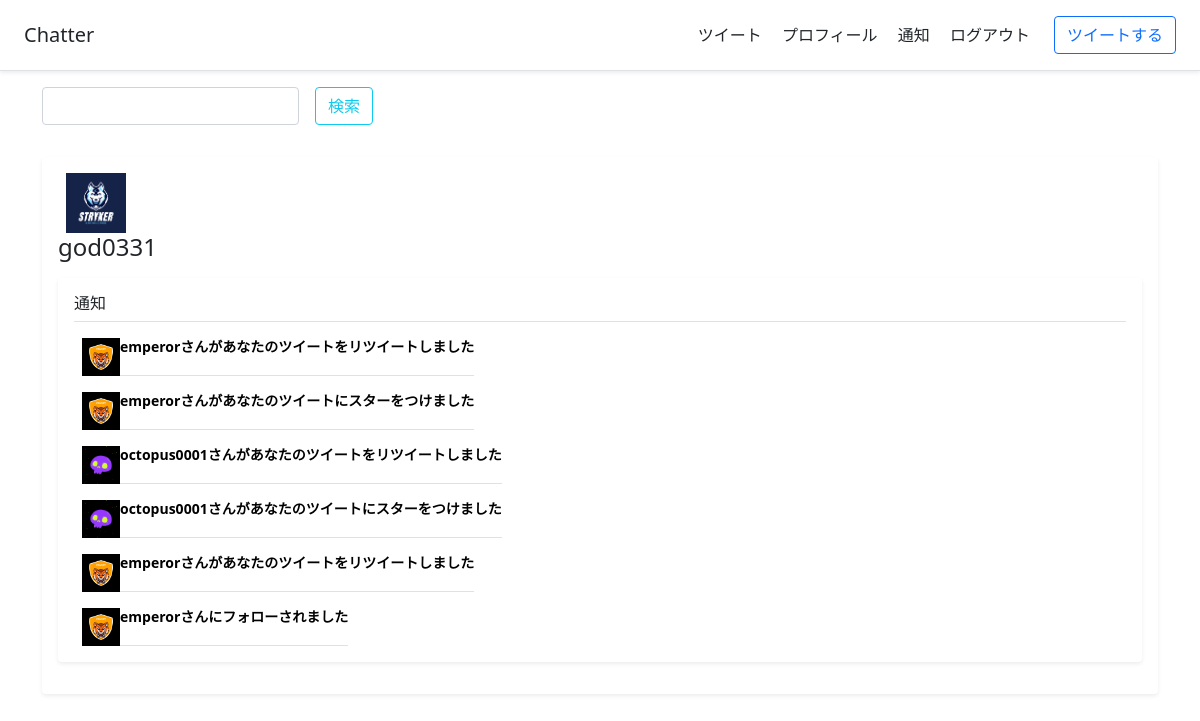
Page /notification/ (signed in) on the committed database.
### chatterapp/models.py (models this page shows)
class UserModel(AbstractUser):
    class Meta:
        db_table = "UserModel"
    self_introduction = models.TextField(default="")
    profile_image = models.ImageField(upload_to="", default="anonymous.png")
    registration = models.IntegerField(default=0)

class RetweetNotificationModel(models.Model):
    class Meta:
        db_table = "RetweetNotificationModel"
    user = models.ForeignKey(UserModel, on_delete=models.CASCADE)
    retweet = models.OneToOneField(RetweetModel, on_delete=models.CASCADE)
    datetime = models.DateTimeField(auto_now_add=True)

class RetweetModel(models.Model):
    class Meta:
        db_table = "RetweetModel"
    user = models.ForeignKey(UserModel, on_delete=models.CASCADE) # リツイートしたユーザー
    tweet = models.ForeignKey(TweetModel, on_delete=models.CASCADE)
    datetime = models.DateTimeField(auto_now_add=True)

class StarNotificationModel(models.Model):
    class Meta:
        db_table = "StarNotificationModel"
    user = models.ForeignKey(UserModel, on_delete=models.CASCADE)
    star = models.OneToOneField(StarModel, on_delete=models.CASCADE)
    datetime = models.DateTimeField(auto_now_add=True)

class StarModel(models.Model):
    class Meta:
        db_table = "StarModel"
    user = models.ForeignKey(UserModel, on_delete=models.CASCADE) # スターを押したユーザー
    tweet = models.ForeignKey(TweetModel, on_delete=models.CASCADE)
    datetime = models.DateTimeField(auto_now_add=True)

class FollowNotificationModel(models.Model):
    class Meta:
        db_table = "FollowNotificationModel"
    user = models.ForeignKey(UserModel, on_delete=models.CASCADE) # 通知する対象となるユーザー
    follow = models.OneToOneField(FollowModel, on_delete=models.CASCADE)
    datetime = models.DateTimeField(auto_now_add=True)

class FollowModel(models.Model): # フォローという行為を表すモデル
    class Meta:
        db_table = "FollowModel"
    follow_user = models.ForeignKey(UserModel, on_delete=models.CASCADE) # フォローしたユーザー
    followed_user = models.OneToOneField(FollowedUserModel, on_delete=models.CASCADE)
    datetime = models.DateTimeField(auto_now_add=True)

### chatterapp/views.py (the view)
# urls.py: path("notification/", notificationview, name="notification"),
def notificationview(request):
    if request.user.is_authenticated:
        if request.user.registration == 0:
            return redirect("profile_image_registration")
        elif request.user.registration == 1:
            return redirect("self_introduction_registration")
    if request.user.is_authenticated:
        user = request.user
        star_notification_set = StarNotificationModel.objects.filter(user=user)
        retweet_notification_set = RetweetNotificationModel.objects.filter(user=user)
        follow_notification_set = FollowNotificationModel.objects.filter(user=user)
        notification_list = []
        for notification in star_notification_set:
            notification_list.append(notification)
        for notification in retweet_notification_set:
            notification_list.append(notification)
        for notification in follow_notification_set:
            notification_list.append(notification)
        notification_list.sort(key=lambda x:x.datetime.timestamp())
        notification_list.reverse()
        url = reverse("search", kwargs={"token" : "tweet"})
        return render(request, "notification.html", {"user" : user, "notification_list" : notification_list, "url" : url, "authentication" : authentication(request)})
    else:
        return redirect("login")

### chatterapp/function.py (called while the page is built)
def authentication(request):
    if request.user.is_authenticated:
        authentication = True
    else:
        authentication = False
    return authentication

### templates/notification.html (shortened to what this page needs)
{% extends "base.html" %}
{% load static %}
{% block content %}
<main class="container">
    <form class="row g-3" action="{{url}}" method="POST">{% csrf_token %}
      <div class="col-auto">
        <input type="text" class="form-control" id="inputPassword2" name="keyword">
      </div>
      <div class="col-auto">
        <button type="submit" class="btn btn-outline-info mb-3">検索</button>
      </div>
    </form>
    <div class="my-3 p-3 bg-white rounded shadow-sm">
        <svg class="bd-placeholder-img flex-shrink-0 me-2 rounded" width="0" height="0" xmlns="http://www.w3.org/2000/svg" role="img" aria-label="Placeholder: 32x32" preserveAspectRatio="xMidYMid slice" focusable="false"><img src="{{user.profile_image.url}}" width="60" height="60"></svg>
        <p class="h4">{{user.username}}</p>
          <div class="my-3 p-3 bg-white rounded shadow-sm">
            <h6 class="border-bottom pb-2 mb-0">通知</h6>
            {% for notification in notification_list %}
            {% if notification.star is not None %}
            <div class="d-flex text-muted pt-3">
              <a href="{% url 'tweets' notification.star.user.id %}"><svg class="bd-placeholder-img flex-shrink-0 me-2 rounded" width="0" height="0" xmlns="http://www.w3.org/2000/svg" role="img" aria-label="Placeholder: 32x32" preserveAspectRatio="xMidYMid slice" focusable="false"><img src="{{notification.star.user.profile_image.url}}" width="38" height="38"></svg></a>
              <p class="pb-3 mb-0 small lh-sm border-bottom">
                <a href="{% url 'detail' notification.star.tweet.id %}"><strong class="d-block text-gray-dark">{{notification.star.user.username}}さんがあなたのツイートにスターをつけました</strong></a>
              </p>
            </div>
            {% elif notification.retweet is not None %}
            <div class="d-flex text-muted pt-3">
              <a href="{% url 'tweets' notification.retweet.user.id %}"><svg class="bd-placeholder-img flex-shrink-0 me-2 rounded" width="0" height="0" xmlns="http://www.w3.org/2000/svg" role="img" aria-label="Placeholder: 32x32" preserveAspectRatio="xMidYMid slice" focusable="false"><img src="{{notification.retweet.user.profile_image.url}}" width="38" height="38"></svg></a>
              <p class="pb-3 mb-0 small lh-sm border-bottom">
                <a href="{% url 'detail' notification.retweet.tweet.id %}"><strong class="d-block text-gray-dark">{{notification.retweet.user.username}}さんがあなたのツイートをリツイートしました</strong></a>
              </p>
            </div>
            {% elif notification.follow is not None %}
            <div class="d-flex text-muted pt-3">
              <a href="{% url 'tweets' notification.follow.follow_user.id %}"><svg class="bd-placeholder-img flex-shrink-0 me-2 rounded" width="0" height="0" xmlns="http://www.w3.org/2000/svg" role="img" aria-label="Placeholder: 32x32" preserveAspectRatio="xMidYMid slice" focusable="false"><img src="{{notification.follow.follow_user.profile_image.url}}" width="38" height="38"></svg></a>
              <p class="pb-3 mb-0 small lh-sm border-bottom">
                <a href="{% url 'tweets' notification.follow.follow_user.id %}"><strong class="d-block text-gray-dark">{{notification.follow.follow_user.username}}さんにフォローされました</strong></a>
              </p>
            </div>
            {% endif %}
            {% endfor %}
          </div>
    </div>
</main>
{% endblock content %}

### static/style.css (style rules this page uses)
a { text-decoration: none; color: black; }

### rows in the picture
UserModel: profile_image (picture), username "god0331"
RetweetNotificationModel: retweet.user.profile_image (picture), retweet.user.username "emperor"
StarNotificationModel: star.user.profile_image (picture), star.user.username "emperor"
RetweetNotificationModel: retweet.user.profile_image (picture), retweet.user.username "octopus0001"
StarNotificationModel: star.user.profile_image (picture), star.user.username "octopus0001"
RetweetNotificationModel: retweet.user.profile_image (picture), retweet.user.username "emperor"
FollowNotificationModel: follow.follow_user.profile_image (picture), follow.follow_user.username "emperor"
